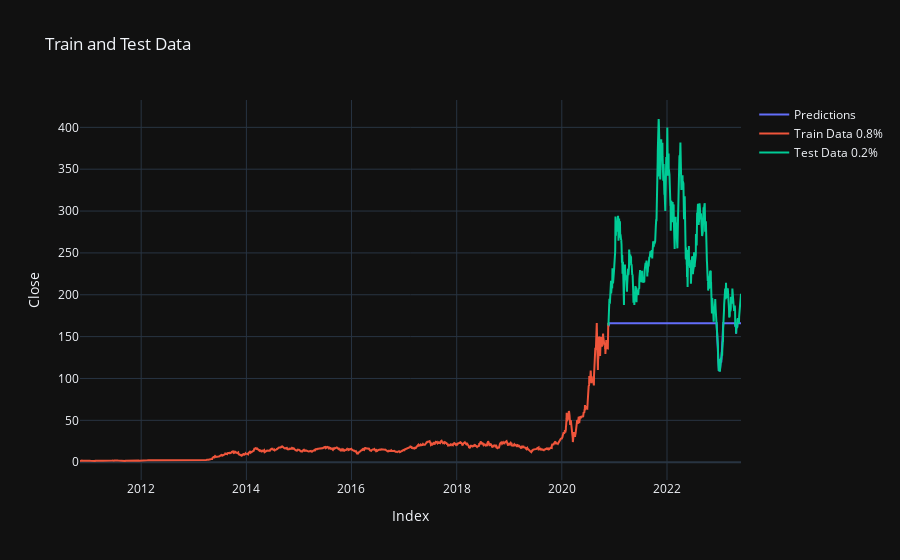

Notebook code for this chart:
### Code cell
regressor.plot()

### Figure 1 — Plotly figure (JSON) as saved in the notebook; plotly's stock layout.template omitted (floating-point values rounded to 4 significant figures; data arrays with more than 128 entries replaced by an {"elided": "..."} marker saying what was removed)
{"data": [{"mode": "lines", "name": "Predictions", "type": "scatter", "x": {"elided": "633 str values"}, "y": {"elided": "633 float values"}}, {"mode": "lines", "name": "Train Data 0.8%", "type": "scatter", "x": {"elided": "2531 str values"}, "y": {"elided": "2531 float values"}}, {"mode": "lines", "name": "Test Data 0.2%", "type": "scatter", "x": {"elided": "633 str values"}, "y": {"elided": "633 float values"}}], "layout": {"title": {"text": "Train and Test Data"}, "xaxis": {"title": {"text": "Index"}}, "yaxis": {"title": {"text": "Close"}}}}
